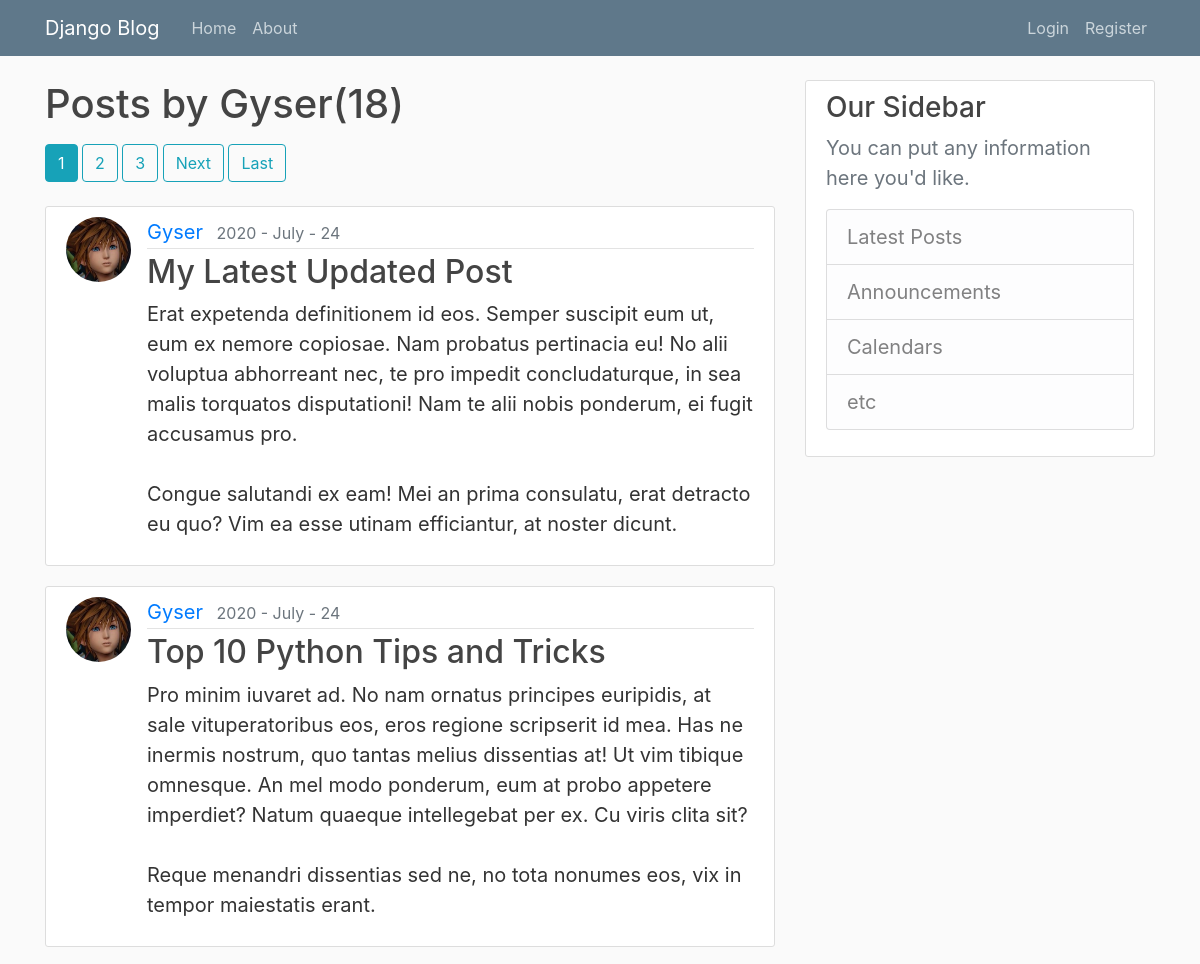
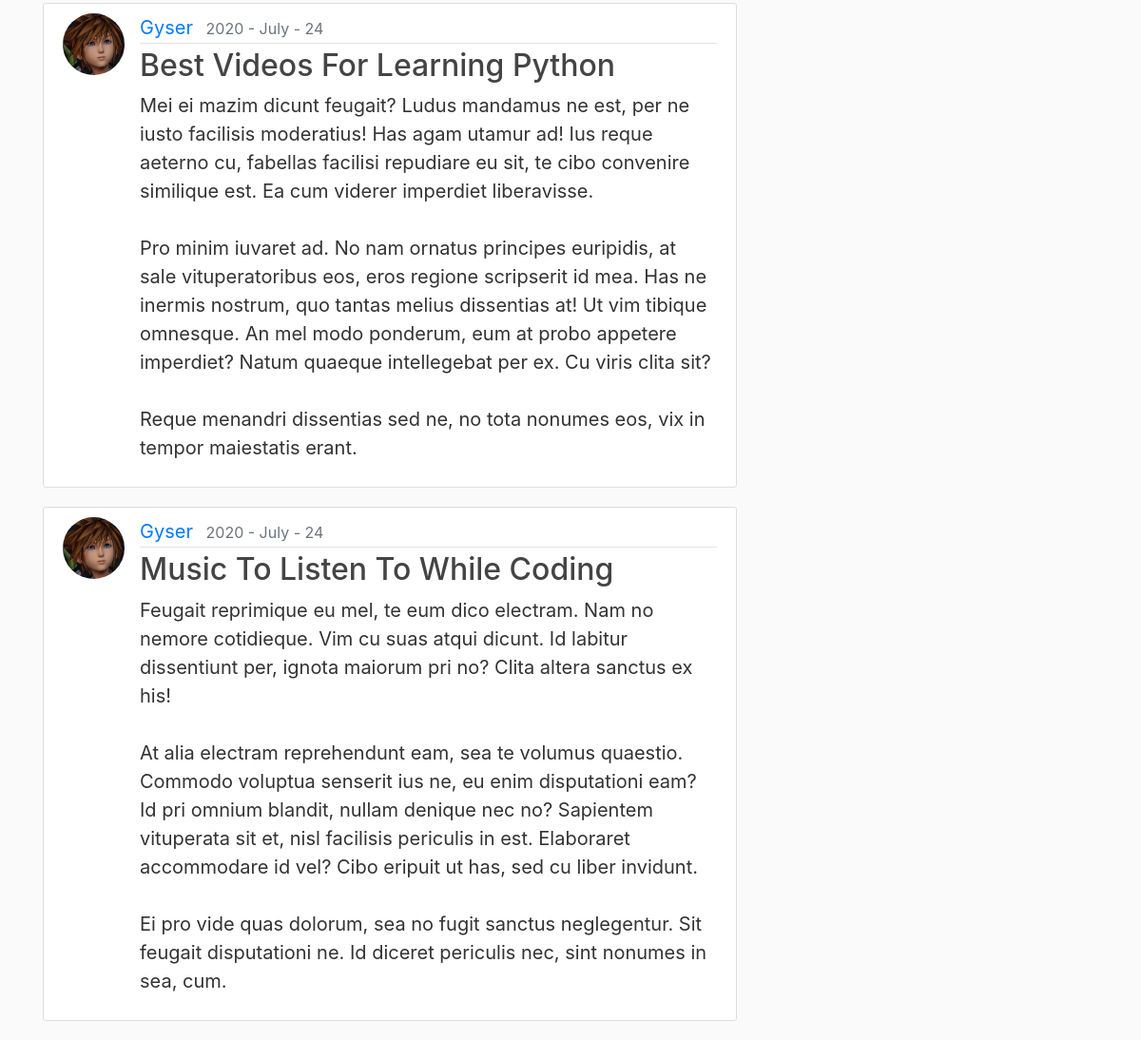
The page /blog/user/Gyser/ on the database its author committed (2 pictures, top to bottom).
### blog/models.py (models this page shows, shortened)
class Post(models.Model):
    title = models.CharField(max_length=100)
    content = models.TextField()
    date_posted = models.DateTimeField(default=timezone.now)
    author = models.ForeignKey(User, on_delete=models.CASCADE)

### users/models.py (models this page shows, shortened)
class Profile(models.Model):
    user = models.OneToOneField(User, on_delete=models.CASCADE)
    image = models.ImageField(default="default.jpg", upload_to="profile_pics")

### blog/views.py (the view)
# urls.py: path('user/<str:username>/', UserPostListView.as_view(), name="user-posts"),
class UserPostListView(ListView):
    model = Post
    template_name = "blog/user_posts.html" # DEFAULT <app>/<model>_<viewtype>.html
    context_object_name = "posts"
    paginate_by = 4
    def get_queryset(self):
        user = get_object_or_404(User, username=self.kwargs.get('username'))
        return Post.objects.filter(author=user).order_by("-date_posted")

### blog/templates/blog/user_posts.html (shortened to what this page needs)
{% extends 'blog/base.html' %}
{% block content %}
    <h1 class="mb-3">Posts by {{view.kwargs.username}}({{page_obj.paginator.count}})</h1>
    {% if is_paginated %}
        {% for num in page_obj.paginator.page_range %}
            {% if page_obj.number == num %}
                <a class="btn btn-info mb-4" href="?page={{num}}">{{num}}</a>
            {% elif num > page_obj.number|add:'-3' and num < page_obj.number|add:'3' %}
                <a class="btn btn-outline-info mb-4" href="?page={{num}}">{{num}}</a>
            {% endif %}
        {% endfor %}
        {% if page_obj.has_next %}
            <a class="btn btn-outline-info mb-4" href="?page={{page_obj.next_page_number}}">Next</a>
            <a class="btn btn-outline-info mb-4" href="?page={{page_obj.paginator.num_pages}}">Last</a>
        {% endif %}
    {% endif %}
    {% for post in posts %}
        <article class="media content-section">
        <img class="rounded-circle article-img" src="{{post.author.profile.image.url}}">
        <div class="media-body">
            <div class="article-metadata">
                <a class="mr-2" href="{% url 'user-posts' post.author.username %}">{{ post.author }}</a>
                <small class="text-muted">{{ post.date_posted|date:"Y - F - d" }}</small>
            </div>
            <h2><a class="article-title" href="{% url 'post-detail' post.id %}">{{ post.title }}</a></h2>
            <p class="article-content">{{ post.content }}</p>
        </div>
        </article>
    {% endfor %}
{% endblock content %}

### blog/static/blog/main.css (style rules this page uses)
body { background: #fafafa; color: #333333; margin-top: 5rem; }
h1, h2, h3, h4, h5, h6 { color: #444444; }
.content-section { font-size: 20px; background: #ffffff; padding: 10px 20px; border: 1px solid #dddddd; border-radius: 3px; margin-bottom: 20px; }
.article-title { color: #444444; }
.article-content { white-space: pre-line; }
.article-img { height: 65px; width: 65px; margin-right: 16px; }
.article-metadata { padding-bottom: 1px; margin-bottom: 4px; border-bottom: 1px solid #e3e3e3 }

### rows shown on the page
Post: author.profile.image (picture), author "Gyser", date_posted "2020 - July - 24", title "My Latest Updated Post", content "Erat expetenda definitionem id eos. Semper suscipit eum ut, eum ex nemore copiosae. Nam probatus pertinacia eu! No alii voluptua abhorreant nec, te pro impedit concludaturque, in sea malis torquatos disputationi! Nam te alii nobis ponderum, ei fugit accusamus pro. Congue salutandi ex eam! Mei an prima consulatu, erat detracto eu quo? Vim ea esse utinam efficiantur, at noster dicunt."
Post: author.profile.image (picture), author "Gyser", date_posted "2020 - July - 24", title "Top 10 Python Tips and Tricks", content "Pro minim iuvaret ad. No nam ornatus principes euripidis, at sale vituperatoribus eos, eros regione scripserit id mea. Has ne inermis nostrum, quo tantas melius dissentias at! Ut vim tibique omnesque. An mel modo ponderum, eum at probo appetere imperdiet? Natum quaeque intellegebat per ex. Cu viris clita sit? Reque menandri dissentias sed ne, no tota nonumes eos, vix in tempor maiestatis erant."
Post: author.profile.image (picture), author "Gyser", date_posted "2020 - July - 24", title "Best Videos For Learning Python", content "Mei ei mazim dicunt feugait? Ludus mandamus ne est, per ne iusto facilisis moderatius! Has agam utamur ad! Ius reque aeterno cu, fabellas facilisi repudiare eu sit, te cibo convenire similique est. Ea cum viderer imperdiet liberavisse. Pro minim iuvaret ad. No nam ornatus principes euripidis, at sale vituperatoribus eos, eros regione scripserit id mea. Has ne inermis nostrum, quo tantas melius dissentias at! Ut vim tibique omnesque. An mel modo ponderum, eum at probo appetere imperdiet? Natum quaeque intellegebat per ex. Cu viris clita sit? Reque menandri dissentias sed ne, no tota nonumes eos, vix in tempor maiestatis erant."
Post: author.profile.image (picture), author "Gyser", date_posted "2020 - July - 24", title "Music To Listen To While Coding", content "Feugait reprimique eu mel, te eum dico electram. Nam no nemore cotidieque. Vim cu suas atqui dicunt. Id labitur dissentiunt per, ignota maiorum pri no? Clita altera sanctus ex his! At alia electram reprehendunt eam, sea te volumus quaestio. Commodo voluptua senserit ius ne, eu enim disputationi eam? Id pri omnium blandit, nullam denique nec no? Sapientem vituperata sit et, nisl facilisis periculis in est. Elaboraret accommodare id vel? Cibo eripuit ut has, sed cu liber invidunt. Ei pro vide quas dolorum, sea no fugit sanctus neglegentur. Sit feugait disputationi ne. Id diceret periculis nec, sint nonumes in sea, cum."

### other values the page prints
{{ view.kwargs.username }} "Gyser"
{{ page_obj.paginator.count }} "18"
{{ num }} "1"
{{ num }} "2" "3"
